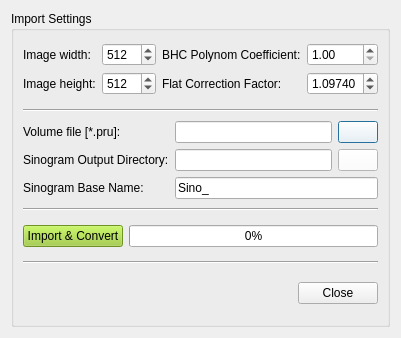
<?xml version="1.0" encoding="UTF-8"?>
<ui version="4.0">
 <class>Dialog</class>
 <widget class="QDialog" name="Dialog">
  <property name="geometry">
   <rect>
    <x>0</x>
    <y>0</y>
    <width>368</width>
    <height>338</height>
   </rect>
  </property>
  <property name="windowTitle">
   <string>Import &amp; Convert DETECT Data</string>
  </property>
  <layout class="QVBoxLayout" name="verticalLayout">
   <item>
    <widget class="QGroupBox" name="groupBox">
     <property name="title">
      <string>Import Settings</string>
     </property>
     <layout class="QVBoxLayout" name="verticalLayout_2">
      <item>
       <layout class="QHBoxLayout" name="horizontalLayout_4">
        <item>
         <layout class="QGridLayout" name="gridLayout">
          <item row="0" column="0">
           <widget class="QLabel" name="label_4">
            <property name="text">
             <string>Image width: </string>
            </property>
           </widget>
          </item>
          <item row="0" column="1">
           <widget class="QSpinBox" name="spinBox_imgWidth">
            <property name="minimum">
             <number>1</number>
            </property>
            <property name="maximum">
             <number>2184</number>
            </property>
            <property name="value">
             <number>512</number>
            </property>
           </widget>
          </item>
          <item row="1" column="0">
           <widget class="QLabel" name="label_5">
            <property name="text">
             <string>Image height:</string>
            </property>
           </widget>
          </item>
          <item row="1" column="1">
           <widget class="QSpinBox" name="spinBox_ImgHeight">
            <property name="minimum">
             <number>1</number>
            </property>
            <property name="maximum">
             <number>1472</number>
            </property>
            <property name="value">
             <number>512</number>
            </property>
           </widget>
          </item>
         </layout>
        </item>
        <item>
         <spacer name="horizontalSpacer_4">
          <property name="orientation">
           <enum>Qt::Horizontal</enum>
          </property>
          <property name="sizeHint" stdset="0">
           <size>
            <width>40</width>
            <height>20</height>
           </size>
          </property>
         </spacer>
        </item>
        <item>
         <layout class="QGridLayout" name="gridLayout_2">
          <item row="0" column="0">
           <widget class="QLabel" name="label_6">
            <property name="text">
             <string>BHC Polynom Coefficient:</string>
            </property>
           </widget>
          </item>
          <item row="0" column="1">
           <widget class="QDoubleSpinBox" name="doubleSpinBox_BHC">
            <property name="minimum">
             <double>1.000000000000000</double>
            </property>
            <property name="maximum">
             <double>20.000000000000000</double>
            </property>
            <property name="value">
             <double>1.000000000000000</double>
            </property>
           </widget>
          </item>
          <item row="1" column="0">
           <widget class="QLabel" name="label_7">
            <property name="text">
             <string>Flat Correction Factor:</string>
            </property>
           </widget>
          </item>
          <item row="1" column="1">
           <widget class="QDoubleSpinBox" name="doubleSpinBox_FlatCorrFac">
            <property name="decimals">
             <number>5</number>
            </property>
            <property name="minimum">
             <double>0.500000000000000</double>
            </property>
            <property name="maximum">
             <double>2.000000000000000</double>
            </property>
            <property name="singleStep">
             <double>0.000100000000000</double>
            </property>
            <property name="value">
             <double>1.097400000000000</double>
            </property>
           </widget>
          </item>
         </layout>
        </item>
       </layout>
      </item>
      <item>
       <spacer name="verticalSpacer_2">
        <property name="orientation">
         <enum>Qt::Vertical</enum>
        </property>
        <property name="sizeType">
         <enum>QSizePolicy::Preferred</enum>
        </property>
        <property name="sizeHint" stdset="0">
         <size>
          <width>20</width>
          <height>5</height>
         </size>
        </property>
       </spacer>
      </item>
      <item>
       <widget class="Line" name="line">
        <property name="orientation">
         <enum>Qt::Horizontal</enum>
        </property>
       </widget>
      </item>
      <item>
       <layout class="QGridLayout" name="gridLayout_3">
        <item row="0" column="0">
         <widget class="QLabel" name="label">
          <property name="text">
           <string>Volume file [*.pru]:</string>
          </property>
         </widget>
        </item>
        <item row="0" column="1">
         <layout class="QHBoxLayout" name="horizontalLayout">
          <item>
           <widget class="QLineEdit" name="lineEdit_VolumeFile"/>
          </item>
          <item>
           <widget class="QPushButton" name="btn_ImportFileSelect">
            <property name="styleSheet">
             <string notr="true">background: white;</string>
            </property>
            <property name="text">
             <string/>
            </property>
            <property name="icon">
             <iconset>
              <normaloff>Images/fileopen1.png</normaloff>Images/fileopen1.png</iconset>
            </property>
           </widget>
          </item>
         </layout>
        </item>
        <item row="1" column="0">
         <widget class="QLabel" name="label_2">
          <property name="text">
           <string>Sinogram Output Directory:</string>
          </property>
         </widget>
        </item>
        <item row="1" column="1">
         <layout class="QHBoxLayout" name="horizontalLayout_2">
          <item>
           <widget class="QLineEdit" name="lineEdit_SinoOutDir"/>
          </item>
          <item>
           <widget class="QPushButton" name="btn_SinoOutputDir">
            <property name="styleSheet">
             <string notr="true">background: white;</string>
            </property>
            <property name="text">
             <string/>
            </property>
            <property name="icon">
             <iconset>
              <normaloff>Images/diropen-32.png</normaloff>Images/diropen-32.png</iconset>
            </property>
           </widget>
          </item>
         </layout>
        </item>
        <item row="2" column="0">
         <widget class="QLabel" name="label_3">
          <property name="text">
           <string>Sinogram Base Name:</string>
          </property>
         </widget>
        </item>
        <item row="2" column="1">
         <widget class="QLineEdit" name="lineEdit__SinoBaseName">
          <property name="text">
           <string>Sino_</string>
          </property>
         </widget>
        </item>
       </layout>
      </item>
      <item>
       <widget class="Line" name="line_2">
        <property name="orientation">
         <enum>Qt::Horizontal</enum>
        </property>
       </widget>
      </item>
      <item>
       <spacer name="verticalSpacer_3">
        <property name="orientation">
         <enum>Qt::Vertical</enum>
        </property>
        <property name="sizeType">
         <enum>QSizePolicy::Preferred</enum>
        </property>
        <property name="sizeHint" stdset="0">
         <size>
          <width>20</width>
          <height>5</height>
         </size>
        </property>
       </spacer>
      </item>
      <item>
       <layout class="QHBoxLayout" name="horizontalLayout_8">
        <item>
         <widget class="QPushButton" name="btn_ImportConvert">
          <property name="enabled">
           <bool>true</bool>
          </property>
          <property name="styleSheet">
           <string notr="true">background: yellowgreen;</string>
          </property>
          <property name="text">
           <string>Import &amp;&amp; Convert</string>
          </property>
         </widget>
        </item>
        <item>
         <widget class="QProgressBar" name="progressBar">
          <property name="minimum">
           <number>1</number>
          </property>
          <property name="value">
           <number>1</number>
          </property>
         </widget>
        </item>
       </layout>
      </item>
      <item>
       <spacer name="verticalSpacer_4">
        <property name="orientation">
         <enum>Qt::Vertical</enum>
        </property>
        <property name="sizeType">
         <enum>QSizePolicy::Preferred</enum>
        </property>
        <property name="sizeHint" stdset="0">
         <size>
          <width>20</width>
          <height>5</height>
         </size>
        </property>
       </spacer>
      </item>
      <item>
       <widget class="Line" name="line_3">
        <property name="orientation">
         <enum>Qt::Horizontal</enum>
        </property>
       </widget>
      </item>
      <item>
       <spacer name="verticalSpacer">
        <property name="orientation">
         <enum>Qt::Vertical</enum>
        </property>
        <property name="sizeType">
         <enum>QSizePolicy::Preferred</enum>
        </property>
        <property name="sizeHint" stdset="0">
         <size>
          <width>20</width>
          <height>5</height>
         </size>
        </property>
       </spacer>
      </item>
      <item>
       <layout class="QHBoxLayout">
        <property name="spacing">
         <number>6</number>
        </property>
        <property name="margin">
         <number>0</number>
        </property>
        <item>
         <spacer>
          <property name="orientation">
           <enum>Qt::Horizontal</enum>
          </property>
          <property name="sizeHint" stdset="0">
           <size>
            <width>131</width>
            <height>31</height>
           </size>
          </property>
         </spacer>
        </item>
        <item>
         <widget class="QPushButton" name="closeButton">
          <property name="text">
           <string>Close</string>
          </property>
         </widget>
        </item>
       </layout>
      </item>
     </layout>
    </widget>
   </item>
  </layout>
 </widget>
 <resources/>
 <connections/>
</ui>
